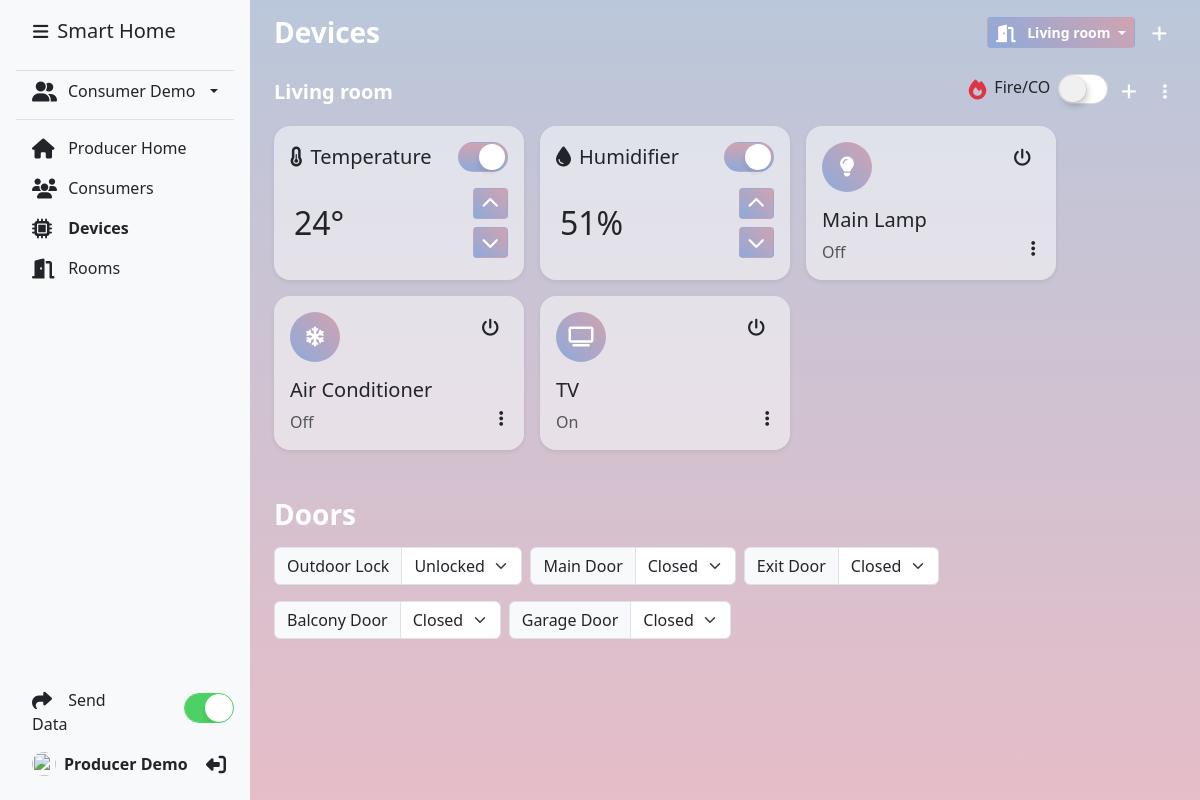
Screenshot of /producer_devices.php?user=1&room=1 (signed in) with the database file from the repository.
### tables this page shows
CREATE TABLE consumers (
    id INT NOT NULL AUTO_INCREMENT,
    username VARCHAR(255) NOT NULL,
    password VARCHAR(255) NOT NULL,
    name VARCHAR(255) NOT NULL,
    email VARCHAR(255) NOT NULL,
    birth_date DATE NULL DEFAULT NULL,
    settings text NOT NULL DEFAULT '{}',
    deleted_at DATETIME NULL DEFAULT NULL,
    disabled_at DATETIME NULL DEFAULT NULL,
    reason VARCHAR(255) NOT NULL DEFAULT '',
    PRIMARY KEY (id)
);

CREATE TABLE rooms (
    id INT NOT NULL AUTO_INCREMENT,
    name VARCHAR(255) NOT NULL,
    user_id INT NOT NULL,
    data text NOT NULL DEFAULT '{}',
    PRIMARY KEY (id)
);

CREATE TABLE devices (
    id INT NOT NULL AUTO_INCREMENT,
    user_id INT NOT NULL,
    room_id INT NOT NULL,
    name VARCHAR(255) NOT NULL,
    type VARCHAR(255) NOT NULL DEFAULT 'sensor',
    status INT NOT NULL DEFAULT 0,
    electricity INT NOT NULL DEFAULT 0,
    water INT NOT NULL DEFAULT 0,
    gas INT NOT NULL DEFAULT 0,
    data text NOT NULL DEFAULT '{}',
    PRIMARY KEY (id)
);

CREATE TABLE home_configs (
    id INT NOT NULL AUTO_INCREMENT,
    user_id INT NOT NULL,
    type VARCHAR(255) NOT NULL,
    data text NOT NULL DEFAULT '',
    PRIMARY KEY (id)
);

### producer_devices.php (the view, shortened to what the rows shown need)
<?php
require_once 'dbconfig.php';
$user_id = intval($_SESSION['user']);
$stmt = $db->prepare("SELECT * FROM rooms WHERE user_id = ?");
$stmt->execute([$user_id]);
$rooms = $stmt->fetchAll(PDO::FETCH_ASSOC);
?>
<!DOCTYPE html>
<html lang="en">
<head>
    <link href="https://cdn.jsdelivr.net/npm/bootstrap@5.3.0/dist/css/bootstrap.min.css" rel="stylesheet"
>
    <link rel="stylesheet" href="https://cdnjs.cloudflare.com/ajax/libs/font-awesome/6.4.0/css/all.min.css"
 />
    <link href="css/app.css" rel="stylesheet">
</head>
<body <?php if(isset($_COOKIE['sidebar-toggle']) && $_COOKIE['sidebar-toggle'] == '1') { echo ' class="sidebar-toggle"'; } ?>>
    <main class="d-flex flex-nowrap">
        <?php include 'components/producerSidebar.php';?>
        <div class="d-flex flex-column flex-fill p-3 px-md-4 px-sm-2 mw-100 w-100">
            <div class="devices w-100">
                <div class="d-flex align-items-center">
                    <div class="dropdown">
                        <button class="btn btn-sm btn-sh dropdown-toggle" type="button" id="dropdownMenuButton1"
                            data-bs-toggle="dropdown" aria-expanded="false">
                            <span><?php
                            if (isset($_GET['room']) && intval($_GET['room']) != 0) {
                                $stmt = $db->prepare("SELECT name FROM rooms WHERE id = ? AND user_id = ? LIMIT 1");
                                $stmt->execute([$_GET['room'], $user_id]);
                                $room = $stmt->fetch(PDO::FETCH_ASSOC);
                                echo htmlspecialchars($room['name']);
                            } else {
                                echo 'All Rooms';
                            }
                            ?></span>
                        </button>
                            <?php
                            $stmt = $db->prepare("SELECT * FROM rooms WHERE user_id = ?");
                            $stmt->execute([$user_id]);
                            ?>
                    </div>
                </div>
                <?php
                foreach ($rooms as $room) {
                    if(isset($_GET['room']) && intval($_GET['room']) != intval($room['id'])){
                        continue;
                    }
                    $room_id = intval($room['id']);
                    $room_name = $room['name'];
                    $stmt = $db->prepare("SELECT * FROM devices WHERE room_id = ?");
                    $stmt->execute([$room_id]);
                    $devices = $stmt->fetchAll(PDO::FETCH_ASSOC);
                    $room['data'] = @json_decode($room['data'], true);
                ?>
                <div class="d-flex flex-column mt-4 room-area" id="room-<?php echo $room_id; ?>">
                    <div class="d-flex align-items-center mb-3">
                        <h5 class="flex-grow-1 mr-2 mb-0 text-white fw-bold h5 me-auto"><?php echo $room_name; ?></h5>
                        <?php
                        $fireco = isset($room['data']['fireco']) ? $room['data']['fireco'] : '0';
                        $firecoStatus = isset($room['data']['fireco_status']) ? $room['data']['fireco_status'] : '0';
                        if($firecoStatus == '1') {
                        ?>
                        <div class="d-flex align-items-center me-auto">
                            <i class="fas fa-fire fa-lg me-2 mb-1 text-danger"></i>
                            <h5 class="h6 me-2">Fire/CO</h5>
                            <label class="switch ms-auto">
                                <input type="checkbox" class="apple-switch sh-switch"<?php if ($fireco == '1') { echo ' checked'; } ?> onchange="setRoomData('<?php echo $room_id; ?>', 'fireco', this.checked ? '1' : '0');">
                            </label>
                        </div>
                        <?php
                        }
                        ?>
                        <button class="btn btn-sm text-white add-device-btn ms-1" data-room="<?php echo $room_id; ?>">
                        </button>
                        <div class="dropdown ms-2">
                            <button class="btn btn-sm text-white" type="button" id="dropdownMenuButton1"
                                data-bs-toggle="dropdown" aria-expanded="false">
                            </button>
                        </div>
                    </div>
                    <div class="d-flex flex-wrap flex-row gap-3 producer-devices">
                        <?php if($room['data']['temperature_status'] == '1') { ?>
                        <div class="bg-white-50 rounded-4 p-3 shadow-sm temperature" data-room="<?php echo $room['id']; ?>" data-temperature="<?php echo (isset($room['data']['temperature']) ? $room['data']['temperature'] : 25); ?>" data-chart="<?php echo json_encode($sensors['temperature']) ?>" style="min-width: 250px;">
                            <div class="d-flex mb-3 align-items-center justify-content-start">
                                <i class="fas fa-thermometer-half fa-lg me-2"></i>
                                <h5 class="mb-0 me-2">Temperature</h5>
                                <label class="switch ms-auto d-flex align-items-center justify-content-start">
                                    <input type="checkbox" class="apple-switch sh-switch" onchange="setRoomData(<?php  echo $room['id']; ?>, 'temperature_status', this.checked?'1':'0')"<?php if (isset($room['data']['temperature_status']) && $room['data']['temperature_status'] == '1') { echo ' checked'; } ?>>
                                </label>
                            </div>
                            <div class="d-flex align-items-center">
                                <span class="set-text me-auto rounded p-1 py-3 h1 h2 mb-0 fw-normal"><?php echo (isset($room['data']['temperature']) ? $room['data']['temperature'] : 25); ?>&deg;</span>
                                <div class="d-flex flex-column h-100">
                                    <button class="btn btn-sm btn-sh mb-1 increase" type="button">
                                    </button>
                                    <button class="btn btn-sm btn-sh mt-1 decrease" type="button">
                                    </button>
                                </div>
                            </div>
                        </div>
                        <?php
                        }
                        if($room['data']['humidity_status'] == '1') {
                        ?>
                        <div class="bg-white-50 rounded-4 p-3 shadow-sm humidity" data-room="<?php echo $room['id']; ?>"  data-humidity="<?php echo (isset($room['data']['humidity']) ? $room['data']['humidity'] : 50); ?>" data-chart="<?php echo json_encode($sensors['humidity']) ?>" style="min-width: 250px;">
                            <div class="d-flex mb-3 align-items-center">
                                <i class="fa fa-tint fa-lg me-2"></i>
                                <h5 class="h5 me-2 mb-0">Humidifier</h5>
                                <label class="switch ms-auto d-flex align-items-center justify-content-start">
                                    <input type="checkbox" class="apple-switch sh-switch" onchange="setRoomData(<?php  echo $room['id']; ?>, 'humidity_status', this.checked?'1':'0')"<?php if (isset($room['data']['humidity_status']) && $room['data']['humidity_status'] == '1') { echo ' checked'; } ?>>
                                </label>
                            </div>
                            <div class="d-flex align-items-center">
                                <span class="set-text me-auto rounded p-1 py-3 h1 h2 mb-0 fw-normal"><?php echo (isset($room['data']['humidity']) ? $room['data']['humidity'] : 50); ?>%</span>
                                <div class="d-flex flex-column">
                                    <button class="btn btn-sm btn-sh mb-1 increase" type="button">
                                    </button>
                                    <button class="btn btn-sm btn-sh mt-1 decrease" type="button">
                                    </button>
                                </div>
                            </div>
                        </div>
                        <?php
                        }
                        foreach ($devices as $device) {
                            $device_type = $device['type'];
                            $device_id = intval($device['id']);
                            $device_name = $device['name'];
                            $device_status = $device['status'];
                            $device = $device_group[$device_type];
                        ?>
                        <div class="bg-white-50 shadow-sm p-3 rounded-4 room-device d-flex flex-column" style="width: 250px;">
                            <div class="d-flex justify-content-center align-items-start mb-3">
                                <div class="d-flex justify-content-center align-items-center rounded-circle btn-sh text-white me-2"
                                    style="width: 50px; height: 50px;">
                                    <i class="<?php echo $device['icon']; ?> fa-lg"></i>
                                </div>
                                <button class="btn btn-sm text-dark ms-auto on-off-btn" type="button" data-id="<?php echo $device_id; ?>" data-status="<?php echo $device_status; ?>">
                                </button>
                            </div>
                            <div class="d-flex h-100">
                                <div class="d-flex flex-column">
                                    <span class="h5 text-truncate"  style="width: 200px;"><?php echo $device_name; ?></span>
                                    <span class="text-muted mt-auto"><?php echo ($device_status == 1) ? 'On' : 'Off'; ?></span>
                                </div>
                                <div class="ms-auto mt-auto">
                                    <button class="btn btn-sm text-dark edit-device-producer" data-id="<?php echo $device_id; ?>" type="button">
                                    </button>
                                </div>
                            </div>
                        </div>
                        <?php } ?>
                    </div>
                </div>
                <?php } ?>
            </div>
            <div class="doors mt-5 w-100">
                <div class="user w-100 d-flex flex-wrap mt-3">
                    <div class="input-group mb-3 w-auto me-2">
                        <?php
                        $outdoor_lock = '0';
                        $stmt = $db->prepare("SELECT data FROM home_configs WHERE type = 'outdoor_lock' AND user_id = ? LIMIT 1");
                        if($stmt->execute([$user_id])) {
                            $outdoor_lock = $stmt->fetch(PDO::FETCH_ASSOC);
                            $outdoor_lock = @json_decode($outdoor_lock['data'], true);
                            $outdoor_lock = $outdoor_lock['status'];
                        }
                        ?>
                        <label class="input-group-text" for="outdoorLock">Outdoor Lock</label>
                        <select class="form-select" id="outdoorLock" onchange="setConfig('outdoor_lock', 'status', this.value);">
                            <option value="0"<?php echo $outdoor_lock == '0' ? ' selected' : ''; ?>>Unlocked</option>
                        </select>
                    </div>
                    <?php
                    $stmt = $db->prepare("SELECT * FROM home_configs WHERE type = 'door' AND user_id = ?");
                    if($stmt->execute([$user_id])) {
                        $doors = $stmt->fetchAll(PDO::FETCH_ASSOC);
                        foreach ($doors as $door) {
                            $door_id = intval($door['id']);
                            $door_data = @json_decode($door['data'], true);
                            $door_name = $door_data['name'];
                            $door_status = $door_data['status'];
                    ?>
                    <div class="input-group mb-3 w-auto me-2">
                        <label class="input-group-text" for="door-<?php echo $door_id; ?>"><?php echo $door_name; ?></label>
                        <select class="form-select" id="door-<?php echo $door_id; ?>" onchange="setConfig('<?php echo $door_id; ?>', 'status', this.value);">
                            <option value="1"<?php echo $door_status == '1' ? ' selected' : ''; ?>>Closed</option>
                        </select>
                    </div>
                    <?php
                        }
                    }
                    ?>
                </div>
            </div>
        </div>
    </main>
</body>
</html>

### components/producerSidebar.php (shortened to what the rows shown need)
<?php
$user_id = intval($_SESSION['user']);
if(!isset($room_ids)) {
    $stmt = $db->prepare("SELECT * FROM rooms WHERE user_id = ?");
    $stmt->execute([$user_id]);
    $rooms = $stmt->fetchAll(PDO::FETCH_ASSOC);
}
$stmt = $db->prepare("SELECT * FROM consumers WHERE deleted_at IS NULL");
$stmt->execute();
$get_consumers = $stmt->fetchAll(PDO::FETCH_ASSOC);
$consumers = [];
foreach($get_consumers as $consumer) {
    $consumers[$consumer['id']] = $consumer;
}
?>
<div class="d-flex flex-column flex-shrink-0 p-3 text-bg-light sidebar">
    <nav class="d-flex flex-column flex-fill">
        <br>
        <ul class="nav nav-pills flex-column mb-auto">
            <li class="nav-item dropdown border-top border-bottom mb-2 pb-2">
                <a href="#" class="nav-link text-dark d-flex justify-content-betsween align-items-center dropdown-toggle" id="dropdownMenuButton1" data-bs-toggle="dropdown" aria-expanded="false">
                    <i class="fas fa-user-friends fa-lg me-2"></i>
                    <span class="text-truncate me-auto ms-1"><?php echo ($user_id && isset($consumers[$user_id]['name'])) ? $consumers[$user_id]['name'] : 'Select Consumer'; ?></span>
                </a>
            </li>
        </ul>
    </nav>
</div>

### rows the page displays
consumers: name "Consumer Demo"
rooms: name "Living room", temperature "24", humidity "51"
devices: name "Main Lamp", status "Off"
devices: name "Air Conditioner", status "Off"
devices: name "TV", status "On"
home_configs: data "Unlocked"
home_configs: data "Main Door", data+id "Closed"
home_configs: data "Exit Door", data+id "Closed"
home_configs: data "Balcony Door", data+id "Closed"
home_configs: data "Garage Door", data+id "Closed"

### other values shown
$name "Smart Home"
$_SESSION['name'] "Producer Demo"
